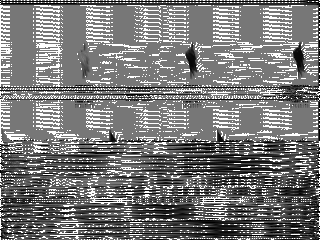
#> input picture RedFox_CTF_2026/REDFOX/echoesOfBifrost/sstv_equalized.png, 320 x 240 px
$ python try_variants.py
#> lines starting #> are read from the running program, lines starting #| are printed output that depends on the picture
#!/usr/bin/env python3
"""
Try inverted and rotated versions of the images
"""
import numpy as np
from PIL import Image
import subprocess

def process_variants():
    """Create various transformations of the equalized image"""

    img = Image.open('sstv_equalized.png')
#> img is the input picture: PIL image 320x240 L; min 0, max 255, mean 122.1
    img_arr = np.array(img)

    # Try inversion
    inv_arr = 255 - img_arr
    inv_img = Image.fromarray(inv_arr.astype(np.uint8))
    inv_img.save('sstv_equalized_inverted.png')

    # Try rotations
    rot_90 = img.rotate(90, expand=False)
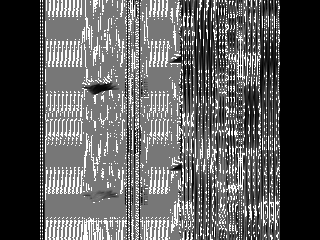
#> rot_90: PIL image 320x240 L; min 0, max 255, mean 92.8
    rot_90.save('sstv_equalized_rot90.png')

    rot_180 = img.rotate(180, expand=False)
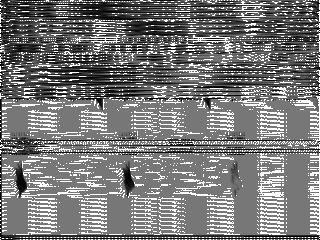
#> rot_180: PIL image 320x240 L; min 0, max 255, mean 122.1
    rot_180.save('sstv_equalized_rot180.png')

    rot_270 = img.rotate(270, expand=False)
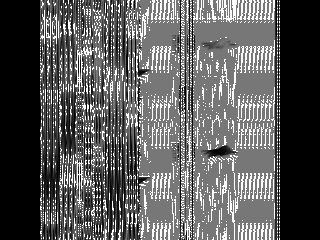
#> rot_270: PIL image 320x240 L; min 0, max 255, mean 92.8
    rot_270.save('sstv_equalized_rot270.png')

    # Try transposition
    trans_img = img.transpose(Image.TRANSPOSE)
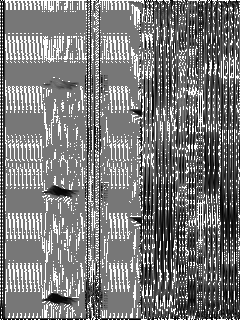
#> trans_img: PIL image 240x320 L; min 0, max 255, mean 122.1
    trans_img.save('sstv_equalized_transpose.png')

    # Try flip
    flip_h = img.transpose(Image.FLIP_LEFT_RIGHT)
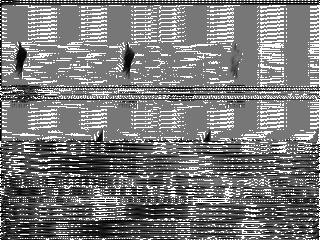
#> flip_h: PIL image 320x240 L; min 0, max 255, mean 122.1
    flip_h.save('sstv_equalized_flip_h.png')

    flip_v = img.transpose(Image.FLIP_TOP_BOTTOM)
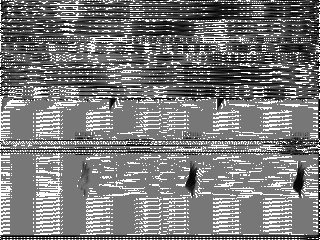
#> flip_v: PIL image 320x240 L; min 0, max 255, mean 122.1
    flip_v.save('sstv_equalized_flip_v.png')

    # Also invert + rotate90
    inv_rot = rot_90.copy()
    inv_rot.paste(Image.new('L', rot_90.size, color=255))  # No, wrong approach
#> inv_rot: PIL image 320x240 L; every value is 255
    inv_rot_arr = 255 - np.array(rot_90)
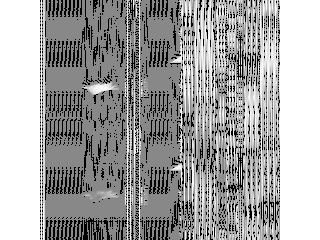
#> inv_rot_arr: shape (240, 320); min 0, max 255, mean 162.2
    inv_rot_img = Image.fromarray(inv_rot_arr.astype(np.uint8))
    inv_rot_img.save('sstv_equalized_inverted_rot90.png')

    print("Generated variants:")
    print("  - sstv_equalized_inverted.png")
    print("  - sstv_equalized_rot90.png")
    print("  - sstv_equalized_rot180.png")
    print("  - sstv_equalized_rot270.png")
    print("  - sstv_equalized_transpose.png")
    print("  - sstv_equalized_flip_h.png")
    print("  - sstv_equalized_flip_v.png")
    print("  - sstv_equalized_inverted_rot90.png")

def ocr_variant(img_path, description):
    """Quick OCR on variant"""
    try:
#> (the run stopped early here; a loop or call above may not have finished)
